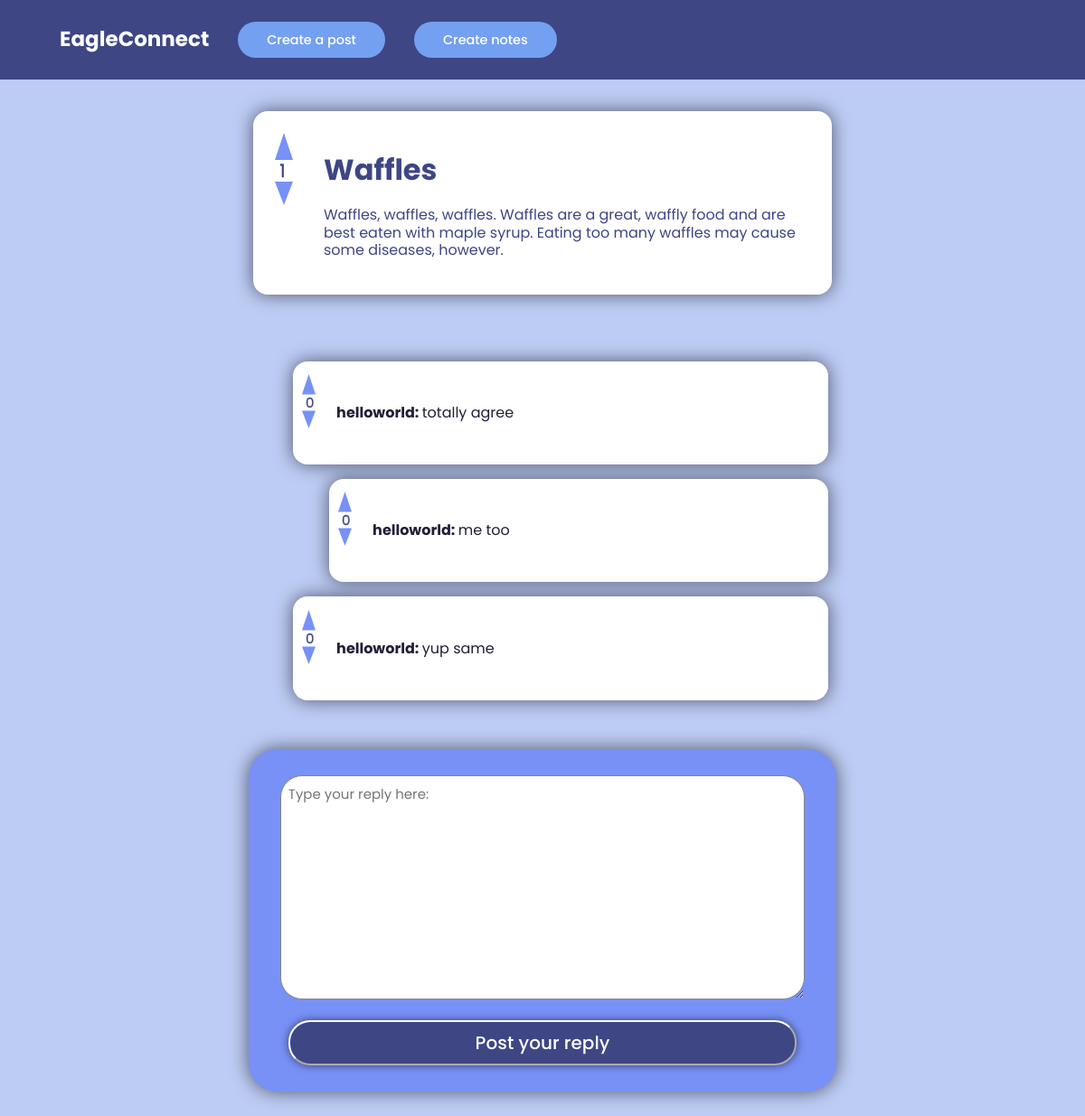
Screenshot of /displaypost/1 (signed in) with the database file from the repository.
### app.py (models this page shows)
class Post(db.Model, UserMixin):
    id = db.Column(db.Integer, primary_key=True)
    is_reply = db.Column(db.Boolean, default=False, nullable=True)
    reply_id = db.Column(db.Integer, default=0, nullable=True)
    is_note = db.Column(db.Boolean, default=False, nullable=True)
    note_file_location = db.Column(db.String(500), nullable=True)
    owner = db.Column(db.Integer)
    Title = db.Column(db.String(100), default="Untitled")
    Body = db.Column(db.String(1000), nullable=False)
    upvotes = db.Column(
        db.Integer, default=0, nullable=True
    )  # remember to change Title, Body, upvotes and downvotes to be mutable
    downvotes = db.Column(db.Integer, default=0, nullable=True)

class Vote(db.Model, UserMixin):
    id = db.Column(db.Integer, primary_key=True)
    vote_post = db.Column(db.Integer, default=0, nullable=True)
    cur = db.Column(db.Boolean, default=False, nullable=True) #False means downvote, True means upvote
    owner = db.Column(db.Integer)

class User(db.Model, UserMixin):
    id = db.Column(db.Integer, primary_key=True)
    username = db.Column(db.String(32), nullable=False, unique=True)
    password = db.Column(db.String(128), nullable=False)
    credits=db.Column(db.Integer, default=0, nullable=True)

### viewPost.py (the view, shortened to what this page needs)
    @app.route("/displaypost/<int:id>", methods=["GET", "POST"])
    @login_required
    def displaypost(id):
        post = Post.query.get(int(id))
        f = PostReplyForm()
        print(f.errors)
        return render_template(
            "displaypost.html", post=post, form=f, retrieveReplies=retrieveReplies, numVotes=numVotes, send_file=send_file
        )

### viewPost.py
    class PostReplyForm(FlaskForm):
        Body = TextAreaField(
            validators=[InputRequired(), Length(min=5, max=1000)],
            render_kw={"placeholder": "Type your reply here: ", "rows": 10, "cols": 50},
        )
        submit = SubmitField("Post your reply")

### app.py (called while the page is built)
@login_manager.user_loader
def load_user(user_id):
    return User.query.get(int(user_id))

### templates/displaypost.html (shortened to what this page needs)
<!DOCTYPE html>
<html lang="en">
<head>
    <link rel="stylesheet" href="https://unicons.iconscout.com/release/v4.0.8/css/line.css">
    <link rel="stylesheet" href="{{ url_for('static', filename='css/theme.css') }}">
</head>
<body>
    <nav>
        <div class = "container">
            <div class="appname" style="display: inline-block;">
                <h2 style="font-size:23px; color:hsl(252, 30%, 100%);">
                    <a href="/home" style="text-decoration: none; cursor: pointer; color: inherit;">EagleConnect</a>
                </h2>
            </div>
            <div class = "createpost" style = "display: inline-block;">
                <button class="create-post-btn"  style="font-family: 'Poppins', sans-serif;" onclick="location.href = '/createpost'">
                    <a href="/createpost">Create a post</a>
                </button>
            </div>
            <div class = "createnote" style = "display: inline-block;">
                <button class="create-note-btn"  style="font-family: 'Poppins', sans-serif;" onclick="location.href = '/createnote'">
                    <a href="/createnote">Create notes</a>
                </button>
            </div>
        </div>
    </nav>
    <br>
    <br>
    <br>
    <br>
    <br>
    <br>
    <div class="post">
        <div style="display: flex; align-items: center; justify-content: center;">
            <div class="postpart1" style="display: flex; gap: 1.5rem; width:50%; background: hsl(252, 30%, 100%); padding: 1.5rem; border-radius: 1rem; transition: all 400ms ease; height: fit-content; box-shadow: 0 0 20px rgba(8,7,16,0.6);">
                <div style="gap: 1rem;">
                    <svg class="vote" viewbox = "0 0 75 270" width="30" height="108">
                        <polygon points="0,75 25,0 50,75" onclick="{let id = Number('{{post.id}}'); vote(id,1); this.style.fill = this.style.fill == 'grey' ? 'blue' : 'grey'; updateCount(`vote-count-${id}`,id);}"/>
                        <text x="13" y="122" font-size="50" stroke="hsl(233deg 36% 38%)" stroke-width="1px" fill="hsl(233deg 36% 38%)" id="vote-count-{{post.id}}">{{numVotes(post.id)}}</text>
                        <polygon points="0,135 25,200 50,135" onclick="{let id = Number('{{post.id}}'); vote(id,0); this.style.fill = this.style.fill == 'grey' ? 'blue' : 'grey'; updateCount(`vote-count-${id}`,id);}"/>
                    </svg>
                </div>
                <div>
                <h1 style="color: hsl(233deg 36% 38%);"> {{post.Title}}</h1>
                <p style="color: hsl(233deg 36% 38%);"> {{post.Body}} </p></div>
            </div>
        </div>
    </div>
    <br>
    <br>
    <br>
<center>
    <ul class="replies" style="width:50%;">
        {% for elem in retrieveReplies(post.id).children recursive %}
        <li>
            <div class="reply" style="display:flex; align-items:center;background: hsl(252, 30%, 100%); padding: 0.6rem; border-radius: 1rem; height:fit-content; box-shadow: 0 0 20px rgba(8,7,16,0.6);">
                <div style="margin-right: 1rem;">
                    <svg class="vote" viewbox = "0 0 75 270" width="22.5" height="91">
                        <polygon points="0,75 25,0 50,75" onclick="{let id = Number('{{elem.id}}'); vote(id,1); this.style.fill = this.style.fill == 'grey' ? 'blue' : 'grey'; updateCount(`vote-count-${id}`,id);}"/>
                <text x="13" y="122" font-size="50" stroke="hsl(233deg 36% 38%)" stroke-width="1px" fill="hsl(233deg 36% 38%)" id="vote-count-{{elem.id}}">{{numVotes(elem.id)}}</text>
                <polygon points="0,135 25,200 50,135" onclick="{let id = Number('{{elem.id}}'); vote(id,0); this.style.fill = this.style.fill == 'grey' ? 'blue' : 'grey'; updateCount(`vote-count-${id}`,id);}"/>
                    </svg>
                </div>
                    <div>
                        <strong>{{elem.username}}: </strong>{{elem.body}}
                    </div>
            </div>
            {% if elem.children %}
            <ul>
                {{ loop(elem.children) }}
            </ul>
            {% endif %}
        </li>
        {% endfor %}
    </ul>
</center>
    <br>
    <br>
    <center>
    <div class="post-answer">
        <form method="POST" style="background-color:rgb(120, 145, 246);  width:50%; border-radius:2rem; padding: 1.8rem; box-shadow: 0 0 20px rgba(8,7,16,0.6);">
            {{form.Body(style="width:95%; background:hsl(252, 30%, 100%); font-family:'Poppins', sans-serif; border-radius: 1.5rem; padding: 0.5rem; color:gray; font-size:15px; ")}}
            <br>
            <br>
            {{form.submit(style="width:95%; background:hsl(233deg 36% 38%); font-family:'Poppins', sans-serif; font-weight:500; border-radius:1.5rem; padding:0.5rem; font-size: 20px; box-shadow: 0 0 10px rgba(8,7,16,0.6);")}}
        </form>
    </div>
</center>
<br>
<br>
</body>
</html>

### static/css/theme.css (style rules this page uses)
html { color-scheme: dark; }
body { font-family: Cambria, Cochin, Georgia, Times, 'Times New Roman', serif; line-height: 1.2; }
button { padding: 0.5rem; border: none; }
button > a { text-decoration: none; color: white; }

### templates/displaypost.html (style rules this page uses)
:root { --color-dark: hsl(252, 30%, 17%); --color-light: hsl(224, 72%, 85%); --border-radius: 2rem; --btn-padding: 0.6rem 2rem; --search-padding: 0.6rem 1rem; }
body { font-family: "Poppins", sans-serif; color: var(--color-dark); background: var(--color-light); overflow-x: hidden; }
.container { width: 90%; margin: 0 auto; }
.container button { padding: var(--btn-padding); font-weight: 500; border-radius: var(--border-radius); cursor: pointer; transition: all 300ms ease; font-size: 0.9rem; }
.create-post-btn { background: hsl(219, 82%, 70%); color: white; }
.create-note-btn { background: hsl(219, 82%, 70%); color: white; }
nav { width: 110%; background: hsl(233deg 36% 38%); padding: 0.7rem 0; position: fixed; top: 0; left: 0; z-index: 10; }
nav .container { display: flex; align-items: center; }
nav .create-note-btn { display: flex; align-items: center; margin-left: 2rem; }
nav .create-post-btn { display: flex; align-items: center; margin-left: 2rem; }
ul.replies, ul.replies ul { list-style-type: none; }
ul.replies li { margin-top: 1rem; }
.reply { display: grid; grid-template-columns: 40px 1fr; }
.post { display: grid; }

### rows the page displays
Post: id.cur "1", Title "Waffles", Body "Waffles, waffles, waffles. Waffles are a great, waffly food and are best eaten with maple syrup. Eating too many waffles may cause some diseases, however.", owner 1 (drawn)
User: username "helloworld" "helloworld" "helloworld"
Post: body "totally agree"
Post: body "me too"
Post: body "yup same"

### other values shown
{{ numVotes(elem.id) }} "0" "0" "0"
